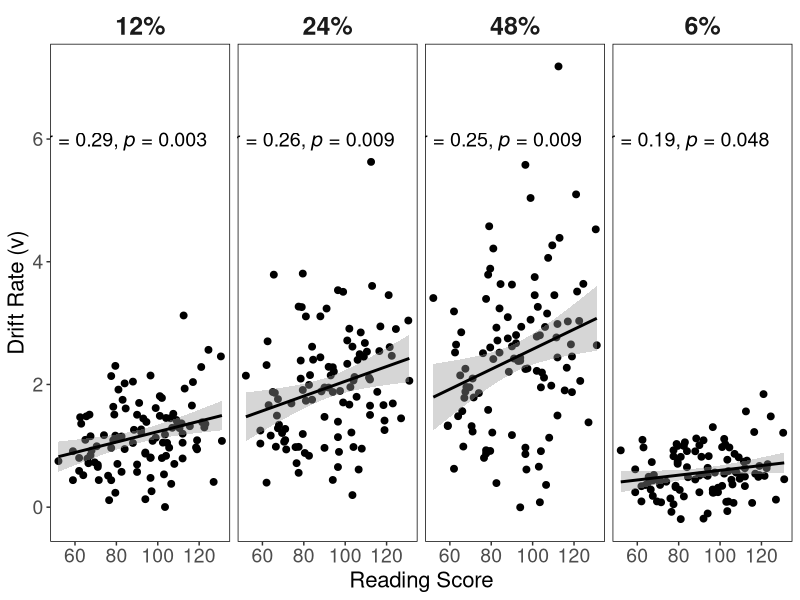
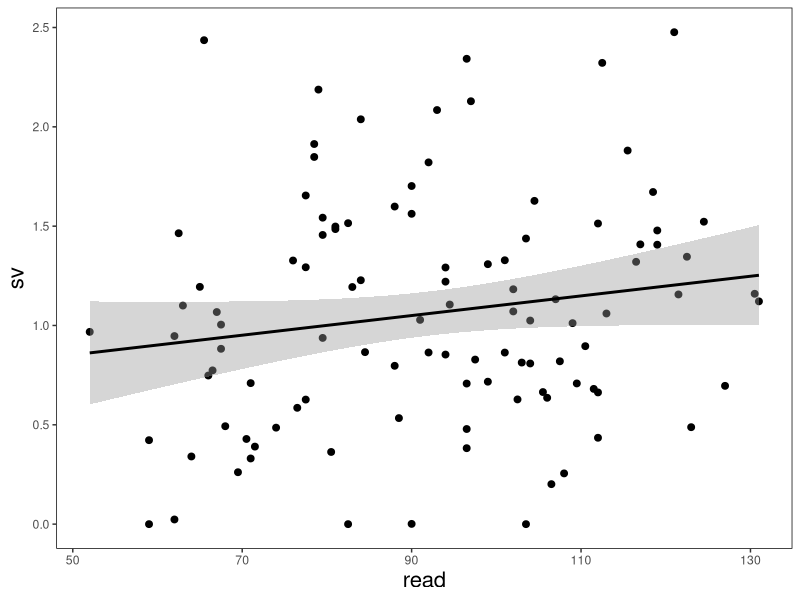
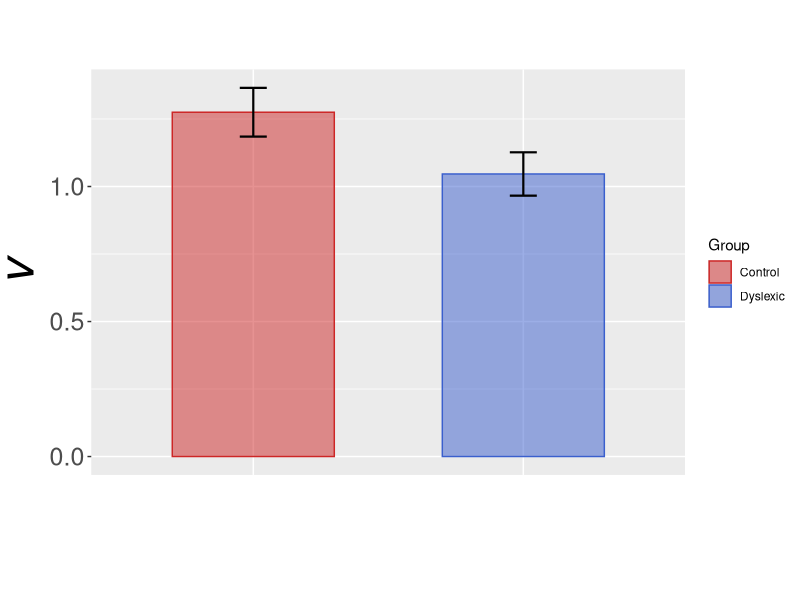

These charts were generated, in order, by the following R code:
##############################################
### 3. PLOT DRIFT RATE AS A FUNCTION OF LEVEL  #
rm(list = ls())
library(ggplot2)
library(dplyr)
library(tidyr)

df <- read.csv("../Analysis/PCA_components.csv")
df_v <- df %>%
  dplyr::select(c("subj_idx","read","dys_dx","v.6.","v.12.","v.24.","v.48."))%>%
  gather(key = level, value = v, v.6.:v.48.)
df_v$level <- factor(df_v$level)
df_v$level <- ordered(df_v$level, levels = c("v.6.","v.12.","v.24.","v.48."))
levels(df_v$level) <- c("6%","12%","24%","48%")


mycolors <- colorRampPalette(c("white","#3e000c"))
mypalette <- mycolors(7)[3:7]


# Get the actual correlations
r1 <- sqrt(summary(lm(v ~ read, subset(df_v, level == "6%")))$r.squared)
r2 <- sqrt(summary(lm(v ~ read, subset(df_v, level == "12%")))$r.squared)
r3 <- sqrt(summary(lm(v ~ read, subset(df_v, level == "24%")))$r.squared)
r4 <- sqrt(summary(lm(v ~ read, subset(df_v, level == "48%")))$r.squared)

p1 <- summary(lm(v ~ read, subset(df_v, level == "6%")))$coefficients[2,4]
p2 <- summary(lm(v ~ read, subset(df_v, level == "12%")))$coefficients[2,4]
p3 <- summary(lm(v ~ read, subset(df_v, level == "24%")))$coefficients[2,4]
p4 <- summary(lm(v ~ read, subset(df_v, level == "48%")))$coefficients[2,4]



l1 <- paste0("r = ", round(r1,2), ", \U1D631 = ", round(p1,3))
l2 <- paste0("r = ", round(r2,2), ", \U1D631 = ", round(p2,3))
l3 <- paste0("r = ", round(r3,2), ", \U1D631 = ", round(p3,3))
l4 <- paste0("r = ", round(r4,2), ", \U1D631 = ", round(p4,3))

ann_text <- data.frame(read = 85, v = 6,
                       label = c(l1,l2,l3,l4),
                       level = c("6%","12%","24%","48%"))

px1 <- ggplot(df_v, aes(read, v)) +
  geom_point(size = 2)+
  facet_wrap(~level, nrow = 1)+
  geom_smooth(aes(group = level), method = lm, colour = "black") + 
  xlab("Reading Score") + 
  ylab("Drift Rate (v)")+
  theme_bw()+
  theme(panel.grid.major = element_blank(),
        panel.grid.minor = element_blank(),
        strip.background = element_blank(),
        panel.border = element_rect(colour = "black", fill = NA),
        axis.title = element_text(size = 16),
        axis.text = element_text(size = 14),
        strip.text = element_text(size = 18, face = "bold"))+
  geom_text(data = ann_text,
            mapping = aes(x = read, y = v, label = label),
            colour = "black", size = 5)+
  scale_x_continuous(breaks = c(60,80,100,120))

px1

ggsave("2_drift_rate.png",px1, height = 5, width = 10)

px2 <- ggplot(df, aes(read, sv))+
  geom_point(size = 2)+
  geom_smooth(method = "lm", colour = "black")+
  theme_bw()+
  theme(panel.grid.major = element_blank(),
        panel.grid.minor = element_blank(),
        panel.border = element_rect(colour = "black", fill = NA),
        axis.title = element_text(size = 16))
px2

######### Let's also make a little bar graph for the inset
df_grp <- df_v %>%
  subset(level == "12%")
df_grp$group <- ifelse(df_grp$read < 85, "Dyslexic",
                       ifelse(df_grp$read >= 85 & df_grp$dys_dx == 0, "Control",
                              "Other"))
df_grp <- subset(df_grp, group != "Other")

sum_df <- df_grp %>%
  group_by(group) %>%
  summarise(mu_v = mean(v),
            se_v = sd(v)/sqrt(n()))

# Some image parameters
pd <- position_dodge(.9) # move them .05 to the left and right
cols <- c("firebrick3","royalblue3")# Text properties
corr_size = 5
label_size = 24
tick_size = 18
y_rat = 1.0

px3 <- ggplot(sum_df, aes(group, mu_v))+
  geom_bar(stat= "identity", position = "dodge", aes(colour = group, fill = group),width = 0.6, alpha = 0.5)+
  #scale_y_continuous(limits = c(-0.65,0.65), oob = rescale_none)+
  scale_color_manual("Group",values = cols)+
  scale_fill_manual("Group", values = cols)+
  geom_errorbar(aes(ymin=mu_v-se_v, ymax=mu_v+se_v), width=.1, position = pd,size=0.75)+
  xlab("")+
  ylab(expression(italic(v)))+
  theme(axis.title = element_text(size = 36),
        axis.text.y = element_text(size = tick_size),
        axis.text.x = element_blank(),
        axis.ticks.x = element_blank(),
        plot.title = element_text(hjust = 0.5, size = 18))+
  coord_fixed(ratio = 1)
px3

ggsave("v_group_difference.png",px3)
